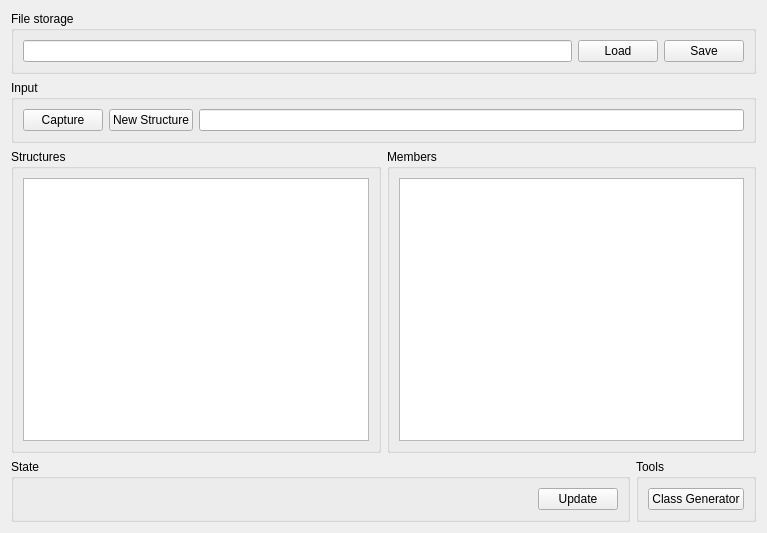
<?xml version="1.0" encoding="UTF-8"?>
<ui version="4.0">
 <class>MainWindow</class>
 <widget class="QWidget" name="MainWindow">
  <property name="geometry">
   <rect>
    <x>0</x>
    <y>0</y>
    <width>767</width>
    <height>533</height>
   </rect>
  </property>
  <property name="windowTitle">
   <string>Type Helper</string>
  </property>
  <layout class="QVBoxLayout" name="verticalLayout_3">
   <item>
    <widget class="QGroupBox" name="groupBox_4">
     <property name="title">
      <string>File storage</string>
     </property>
     <layout class="QHBoxLayout" name="horizontalLayout_3">
      <item>
       <widget class="QLineEdit" name="fileEdit"/>
      </item>
      <item>
       <widget class="QPushButton" name="loadButton">
        <property name="text">
         <string>Load</string>
        </property>
       </widget>
      </item>
      <item>
       <widget class="QPushButton" name="saveButton">
        <property name="text">
         <string>Save</string>
        </property>
       </widget>
      </item>
     </layout>
    </widget>
   </item>
   <item>
    <widget class="QGroupBox" name="groupBox">
     <property name="title">
      <string>Input</string>
     </property>
     <layout class="QHBoxLayout" name="horizontalLayout">
      <item>
       <widget class="QPushButton" name="captureButton">
        <property name="text">
         <string>Capture</string>
        </property>
        <property name="checkable">
         <bool>true</bool>
        </property>
        <property name="checked">
         <bool>false</bool>
        </property>
       </widget>
      </item>
      <item>
       <widget class="QPushButton" name="newStructureButton">
        <property name="text">
         <string>New Structure</string>
        </property>
       </widget>
      </item>
      <item>
       <widget class="QLineEdit" name="inputEdit">
        <property name="readOnly">
         <bool>false</bool>
        </property>
       </widget>
      </item>
     </layout>
    </widget>
   </item>
   <item>
    <layout class="QHBoxLayout" name="horizontalLayout_2">
     <item>
      <widget class="QGroupBox" name="groupBox_2">
       <property name="title">
        <string>Structures</string>
       </property>
       <layout class="QVBoxLayout" name="verticalLayout">
        <item>
         <widget class="QTableView" name="structureView"/>
        </item>
       </layout>
      </widget>
     </item>
     <item>
      <widget class="QGroupBox" name="groupBox_3">
       <property name="title">
        <string>Members</string>
       </property>
       <layout class="QVBoxLayout" name="verticalLayout_2">
        <item>
         <widget class="QTableView" name="memberView"/>
        </item>
       </layout>
      </widget>
     </item>
    </layout>
   </item>
   <item>
    <layout class="QHBoxLayout" name="horizontalLayout_6">
     <item>
      <widget class="QGroupBox" name="groupBox_5">
       <property name="title">
        <string>State</string>
       </property>
       <layout class="QHBoxLayout" name="horizontalLayout_4">
        <item>
         <widget class="QLabel" name="stateLabel">
          <property name="sizePolicy">
           <sizepolicy hsizetype="MinimumExpanding" vsizetype="Preferred">
            <horstretch>0</horstretch>
            <verstretch>0</verstretch>
           </sizepolicy>
          </property>
          <property name="minimumSize">
           <size>
            <width>200</width>
            <height>0</height>
           </size>
          </property>
          <property name="text">
           <string/>
          </property>
         </widget>
        </item>
        <item>
         <widget class="QPushButton" name="stateUpdateButton">
          <property name="text">
           <string>Update</string>
          </property>
         </widget>
        </item>
       </layout>
      </widget>
     </item>
     <item>
      <widget class="QGroupBox" name="groupBox_6">
       <property name="title">
        <string>Tools</string>
       </property>
       <layout class="QHBoxLayout" name="horizontalLayout_5">
        <item>
         <widget class="QPushButton" name="classGeneratorButton">
          <property name="text">
           <string>Class Generator</string>
          </property>
         </widget>
        </item>
       </layout>
      </widget>
     </item>
    </layout>
   </item>
  </layout>
 </widget>
 <resources/>
 <connections/>
</ui>
